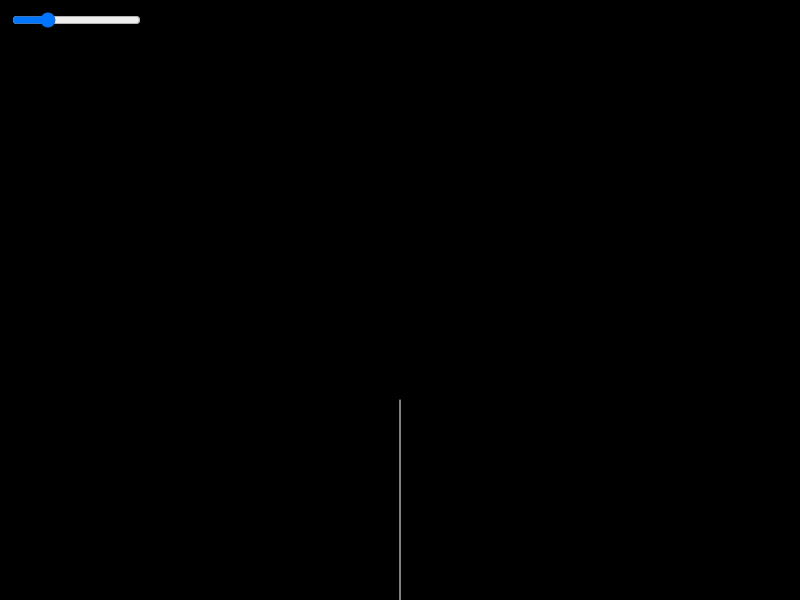
Frame 1 (no input)
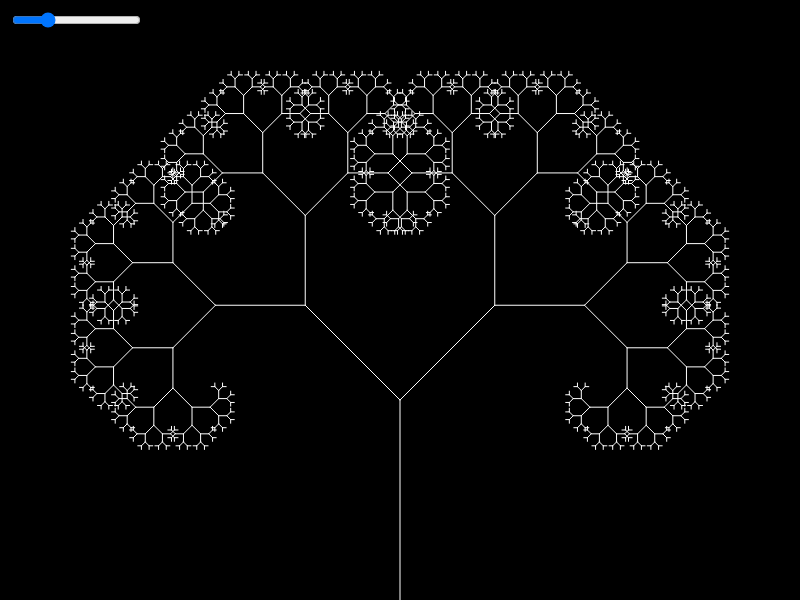
Frame 60 (no input)
Frame 120 (the mouse pressed at the canvas centre since frame 60): identical to frame 60, image omitted

The p5.js sketch that drew these frames (run headless with seeded random() and noise() and a simulated clock; from frame 60 on, the mouse is pressed at the canvas centre):

// p5.js sketch
// ── sketch.js
const width = 800;
const height = 600;
const len = 200;
var angle ;
var root ;
var slider; 

function setup() {
  createCanvas(width, height);
  slider = createSlider(0, 180, 45);
  slider.position(10, 10);
  angle = slider.value()*PI/180;
  const rootBegin = createVector(width/2 , height);
  root = new branch(rootBegin , len , -PI/2);
  
}

function draw() {
  background(0);
  angle = slider.value()*PI/180;
  drawBranch(root);
  newBranch(root);
}

function branch(begin , len , angle){
  this.begin = begin;
  this.len = len;
  this.angle = angle;
  this.end = createVector(this.begin.x+len*cos(angle) , this.begin.y+len*sin(angle));
  this.left;
  this.right;
}

function drawBranch(branch){
  stroke(255);
  line(branch.begin.x , branch.begin.y , branch.end.x , branch.end.y);
  if(branch.right)drawBranch(branch.right);
  if(branch.left)drawBranch(branch.left);
}

function newBranch(parent){
  parent.right = new branch(parent.end , parent.len*.67 , parent.angle+angle);
  parent.left = new branch(parent.end , parent.len*.67 , parent.angle-angle);
  if(parent.right.len > 5){
    newBranch(parent.right);
  }
  if(parent.left.len > 5){
    newBranch(parent.left);
  }
  
}
